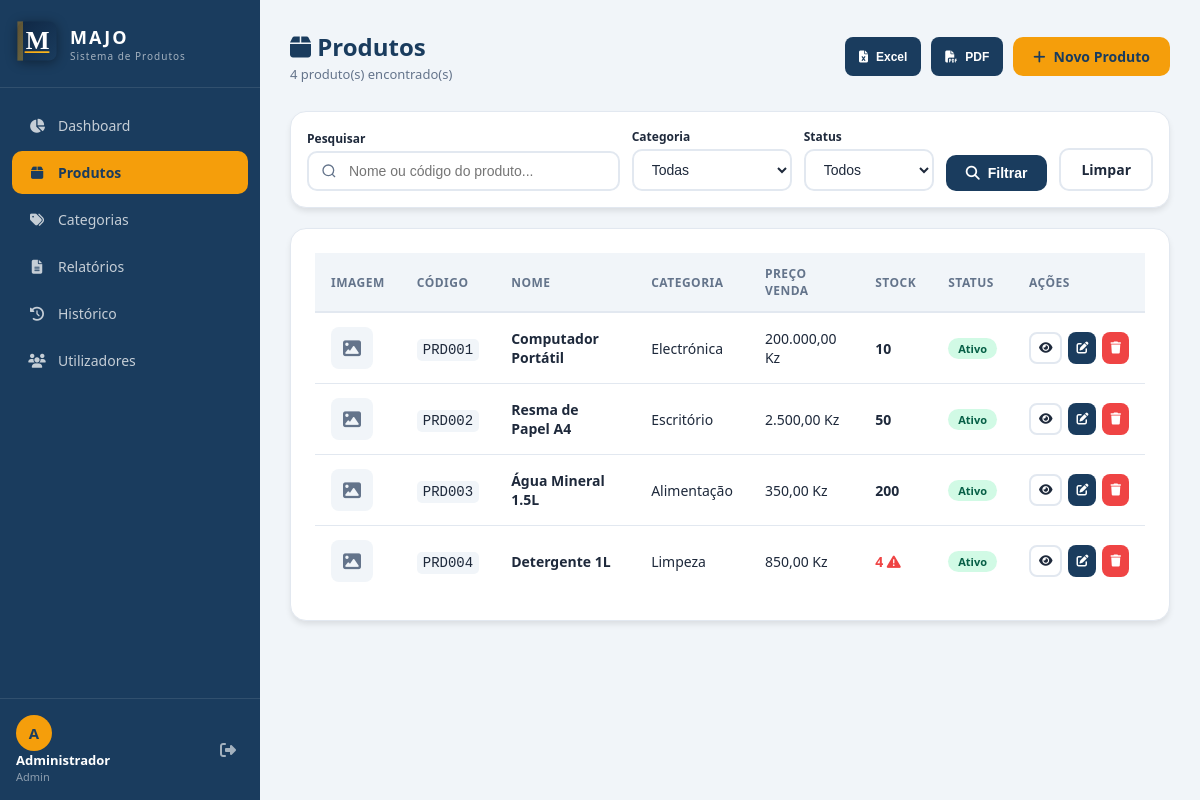
/pages/produtos/listar.php (signed in), run on the app's committed database.
### tables this page shows
CREATE TABLE IF NOT EXISTS produtos (
    id INT AUTO_INCREMENT PRIMARY KEY,
    codigo VARCHAR(50) NOT NULL UNIQUE,
    nome VARCHAR(150) NOT NULL,
    descricao TEXT,
    categoria_id INT,
    preco_compra DECIMAL(10,2) DEFAULT 0.00,
    preco_venda DECIMAL(10,2) DEFAULT 0.00,
    margem_lucro DECIMAL(5,2) DEFAULT 0.00,
    quantidade_stock INT DEFAULT 0,
    stock_minimo INT DEFAULT 5,
    unidade_medida VARCHAR(20) DEFAULT 'un',
    imagem VARCHAR(255),
    codigo_barras VARCHAR(100),
    status ENUM('ativo', 'inativo') DEFAULT 'ativo',
    criado_por INT,
    criado_em TIMESTAMP DEFAULT CURRENT_TIMESTAMP,
    atualizado_em TIMESTAMP DEFAULT CURRENT_TIMESTAMP ON UPDATE CURRENT_TIMESTAMP,
    FOREIGN KEY (categoria_id) REFERENCES categorias(id) ON DELETE SET NULL,
    FOREIGN KEY (criado_por) REFERENCES utilizadores(id) ON DELETE SET NULL
);

CREATE TABLE IF NOT EXISTS categorias (
    id INT AUTO_INCREMENT PRIMARY KEY,
    nome VARCHAR(100) NOT NULL,
    descricao TEXT,
    criado_em TIMESTAMP DEFAULT CURRENT_TIMESTAMP
);

### includes/sessao.php (called while the page is built, shortened)
<?php
function formatarPreco($valor) {
    return number_format((float)$valor, 2, ',', '.') . ' Kz';
}

### pages/produtos/listar.php (the view, shortened to what this page needs)
<?php
require_once '../../includes/sessao.php';
require_once '../../includes/conexao.php';
$pesquisa      = trim($_GET['pesquisa'] ?? '');
$pagina        = max(1, (int)($_GET['pagina'] ?? 1));
$por_pagina    = 10;
$offset        = ($pagina - 1) * $por_pagina;
$where  = "WHERE 1=1";
$params = [];
$tipos  = "";
$sql_count  = "SELECT COUNT(*) as total FROM produtos p $where";
$stmt_count = $conn->prepare($sql_count);
$stmt_count->execute();
$total_registos = $stmt_count->get_result()->fetch_assoc()['total'];
$sql = "SELECT p.*, c.nome as categoria_nome
        FROM produtos p
        LEFT JOIN categorias c ON p.categoria_id = c.id
        $where
        ORDER BY p.criado_em DESC
        LIMIT ? OFFSET ?";
$stmt = $conn->prepare($sql);
$params_pagina = array_merge($params, [$por_pagina, $offset]);
$tipos_pagina  = $tipos . "ii";
$stmt->bind_param($tipos_pagina, ...$params_pagina);
$stmt->execute();
$produtos = $stmt->get_result();
require_once '../../includes/header.php';
?>
<div class="page-header">
    <div>
        <div class="page-titulo"><i class="fas fa-box"></i> Produtos</div>
        <div class="page-subtitulo"><?= $total_registos ?> produto(s) encontrado(s)</div>
    </div>
    <div style="display:flex; gap:10px; flex-wrap:wrap;">
        <?php if (in_array($_SESSION['perfil'], ['admin','gerente'])): ?>
        <button onclick="exportarExcel('tabela-principal','Produtos_MAJO')" class="btn btn-exportar btn-sm">
            <i class="fas fa-file-excel"></i> Excel
        </button>
        <button onclick="exportarPDF('Lista de Produtos')" class="btn btn-exportar btn-sm">
            <i class="fas fa-file-pdf"></i> PDF
        </button>
        <?php endif; ?>
        <a href="criar.php" class="btn btn-acento">
            <i class="fas fa-plus"></i> Novo Produto
        </a>
    </div>
</div>
<div class="card" style="margin-bottom:20px; padding:16px;">
    <form method="GET" style="display:flex; gap:12px; flex-wrap:wrap; align-items:flex-end;">
        <div style="flex:1; min-width:200px;">
            <label style="font-size:12px; font-weight:600; display:block; margin-bottom:4px;">Pesquisar</label>
            <input type="text" name="pesquisa" class="input-pesquisa" style="width:100%" id="pesquisa-rapida"
                   placeholder="Nome ou código do produto..."
                   value="<?= htmlspecialchars($pesquisa) ?>">
        </div>
        <div style="min-width:160px;">
            <label style="font-size:12px; font-weight:600; display:block; margin-bottom:4px;">Categoria</label>
            <select name="categoria" class="form-control">
                <option value="">Todas</option>
            </select>
        </div>
        <div style="min-width:130px;">
            <label style="font-size:12px; font-weight:600; display:block; margin-bottom:4px;">Status</label>
            <select name="status" class="form-control">
                <option value="">Todos</option>
            </select>
        </div>
        <button type="submit" class="btn btn-primario">
            <i class="fas fa-search"></i> Filtrar
        </button>
        <a href="listar.php" class="btn btn-outline">Limpar</a>
    </form>
</div>
<div class="card">
    <div class="tabela-container">
        <table id="tabela-principal">
            <thead>
                <tr>
                    <th>Imagem</th>
                    <th>Código</th>
                    <th>Nome</th>
                    <th>Categoria</th>
                    <th>Preço Venda</th>
                    <th>Stock</th>
                    <th>Status</th>
                    <th>Ações</th>
                </tr>
            </thead>
            <tbody>
                <?php if ($produtos->num_rows === 0): ?>
                <tr>
                    <td colspan="8" style="text-align:center; padding:40px; color:var(--texto-claro);">
                        <i class="fas fa-box-open" style="font-size:40px; display:block; margin-bottom:10px; opacity:0.3;"></i>
                        Nenhum produto encontrado.
                    </td>
                </tr>
                <?php else: ?>
                <?php while($p = $produtos->fetch_assoc()): ?>
                <tr>
                    <td>
                        <?php if ($p['imagem']): ?>
                            <img src="/majo_system/uploads/produtos/<?= htmlspecialchars($p['imagem']) ?>" class="img-produto-tabela" alt="">
                        <?php else: ?>
                            <div class="img-placeholder"><i class="fas fa-image"></i></div>
                        <?php endif; ?>
                    </td>
                    <td><code style="background:var(--fundo); padding:3px 6px; border-radius:5px;"><?= htmlspecialchars($p['codigo']) ?></code></td>
                    <td><strong><?= htmlspecialchars($p['nome']) ?></strong></td>
                    <td><?= htmlspecialchars($p['categoria_nome'] ?? 'Sem categoria') ?></td>
                    <td><?= formatarPreco($p['preco_venda']) ?></td>
                    <td>
                        <?php $cor = $p['quantidade_stock'] <= $p['stock_minimo'] ? 'var(--perigo)' : 'inherit'; ?>
                        <span style="color:<?= $cor ?>; font-weight:600;">
                            <?= $p['quantidade_stock'] ?>
                            <?php if ($p['quantidade_stock'] <= $p['stock_minimo']): ?>
                                <i class="fas fa-exclamation-triangle" title="Stock baixo!"></i>
                            <?php endif; ?>
                        </span>
                    </td>
                    <td><span class="badge badge-<?= $p['status'] ?>"><?= ucfirst($p['status']) ?></span></td>
                    <td>
                        <div style="display:flex; gap:6px;">
                            <a href="ver.php?id=<?= $p['id'] ?>" class="btn btn-outline btn-sm btn-icone" title="Ver detalhes">
                                <i class="fas fa-eye"></i>
                            </a>
                            <?php if (in_array($_SESSION['perfil'], ['admin','gerente','operador'])): ?>
                            <a href="editar.php?id=<?= $p['id'] ?>" class="btn btn-primario btn-sm btn-icone" title="Editar">
                                <i class="fas fa-edit"></i>
                            </a>
                            <?php endif; ?>
                            <?php if ($_SESSION['perfil'] === 'admin'): ?>
                            <button onclick="confirmarExclusao(<?= $p['id'] ?>, '<?= addslashes($p['nome']) ?>')"
                                    class="btn btn-perigo btn-sm btn-icone" title="Excluir">
                                <i class="fas fa-trash"></i>
                            </button>
                            <?php endif; ?>
                        </div>
                    </td>
                </tr>
                <?php endwhile; ?>
                <?php endif; ?>
            </tbody>
        </table>
    </div>
</div>
<?php require_once '../../includes/footer.php'; ?>

### assets/css/estilo.css (style rules this page uses)
:root { --primaria: #1a3c5e; --primaria-clara: #2563a8; --acento: #f59e0b; --acento-claro: #fbbf24; --sucesso: #10b981; --perigo: #ef4444; --aviso: #f59e0b; --fundo: #f1f5f9; --branco: #ffffff; --texto: #1e293b; --texto-claro: #64748b; --borda: #e2e8f0; --sidebar-largura: 260px; --sombra: 0 4px 6px -1px rgba(0,0,0,0.1); --sombra-media: 0 10px 15px -3px rgba(0,0,0,0.1); }
* { margin: 0; padding: 0; box-sizing: border-box; }
body { font-family: 'Segoe UI', Tahoma, sans-serif; background: var(--fundo); color: var(--texto); display: flex; min-height: 100vh; }
a { text-decoration: none; color: inherit; }
.page-header { display: flex; align-items: center; justify-content: space-between; margin-bottom: 28px; flex-wrap: wrap; gap: 12px; }
.page-titulo { font-size: 24px; font-weight: 700; color: var(--primaria); }
.page-subtitulo { font-size: 13px; color: var(--texto-claro); margin-top: 2px; }
.card { background: var(--branco); border-radius: 16px; padding: 24px; box-shadow: var(--sombra); border: 1px solid var(--borda); }
.tabela-container { overflow-x: auto; }
table { width: 100%; border-collapse: collapse; }
thead th { background: var(--fundo); padding: 12px 16px; text-align: left; font-size: 12px; font-weight: 600; text-transform: uppercase; letter-spacing: 0.5px; color: var(--texto-claro); border-bottom: 2px solid var(--borda); }
tbody td { padding: 14px 16px; border-bottom: 1px solid var(--borda); font-size: 14px; vertical-align: middle; }
tbody tr:last-child td { border-bottom: none; }
.img-placeholder { width: 42px; height: 42px; border-radius: 8px; background: var(--fundo); display: flex; align-items: center; justify-content: center; color: var(--texto-claro); font-size: 18px; }
.btn { display: inline-flex; align-items: center; gap: 8px; padding: 10px 20px; border-radius: 10px; font-size: 14px; font-weight: 600; border: none; cursor: pointer; transition: all 0.2s; text-decoration: none; }
.btn-primario { background: var(--primaria); color: white; }
.btn-acento { background: var(--acento); color: var(--primaria); }
.btn-perigo { background: var(--perigo); color: white; }
.btn-outline { background: transparent; border: 2px solid var(--borda); color: var(--texto); }
.btn-sm { padding: 6px 12px; font-size: 12px; border-radius: 7px; }
.btn-icone { padding: 8px; border-radius: 8px; }
label { font-size: 13px; font-weight: 600; color: var(--texto); }
.form-control { padding: 10px 14px; border: 2px solid var(--borda); border-radius: 10px; font-size: 14px; color: var(--texto); transition: border-color 0.2s; background: var(--branco); width: 100%; }
select.form-control { cursor: pointer; }
.badge { display: inline-block; padding: 3px 10px; border-radius: 20px; font-size: 11px; font-weight: 600; }
.badge-ativo { background: #d1fae5; color: #065f46; }
.input-pesquisa { flex: 1; min-width: 200px; padding: 10px 14px 10px 40px; border: 2px solid var(--borda); border-radius: 10px; font-size: 14px; background-color: var(--branco); }
.btn-exportar { display: inline-flex; align-items: center; gap: 8px; padding: 10px 18px; border-radius: 10px; font-size: 13px; font-weight: 600; cursor: pointer; border: none; transition: all 0.2s; background: var(--primaria); color: white; text-decoration: none; }
.btn-exportar.btn-sm { padding: 7px 14px; font-size: 12px; border-radius: 8px; }

### data on the page
produtos: codigo "PRD001", nome "Computador Portátil", categoria.nome "Electrónica", preco_venda "200.000,00 Kz", quantidade_stock "10", status "Ativo"
produtos: codigo "PRD002", nome "Resma de Papel A4", categoria.nome "Escritório", preco_venda "2.500,00 Kz", quantidade_stock "50", status "Ativo"
produtos: codigo "PRD003", nome "Água Mineral 1.5L", categoria.nome "Alimentação", preco_venda "350,00 Kz", quantidade_stock "200", status "Ativo"
produtos: codigo "PRD004", nome "Detergente 1L", categoria.nome "Limpeza", preco_venda "850,00 Kz", quantidade_stock "4", status "Ativo"

### other printed values
substr($_SESSION['nome'] ?? 'U', 0, 1) "A"
$_SESSION['nome'] "Administrador"
$_SESSION['perfil'] "Admin"
$total_registos "4"
